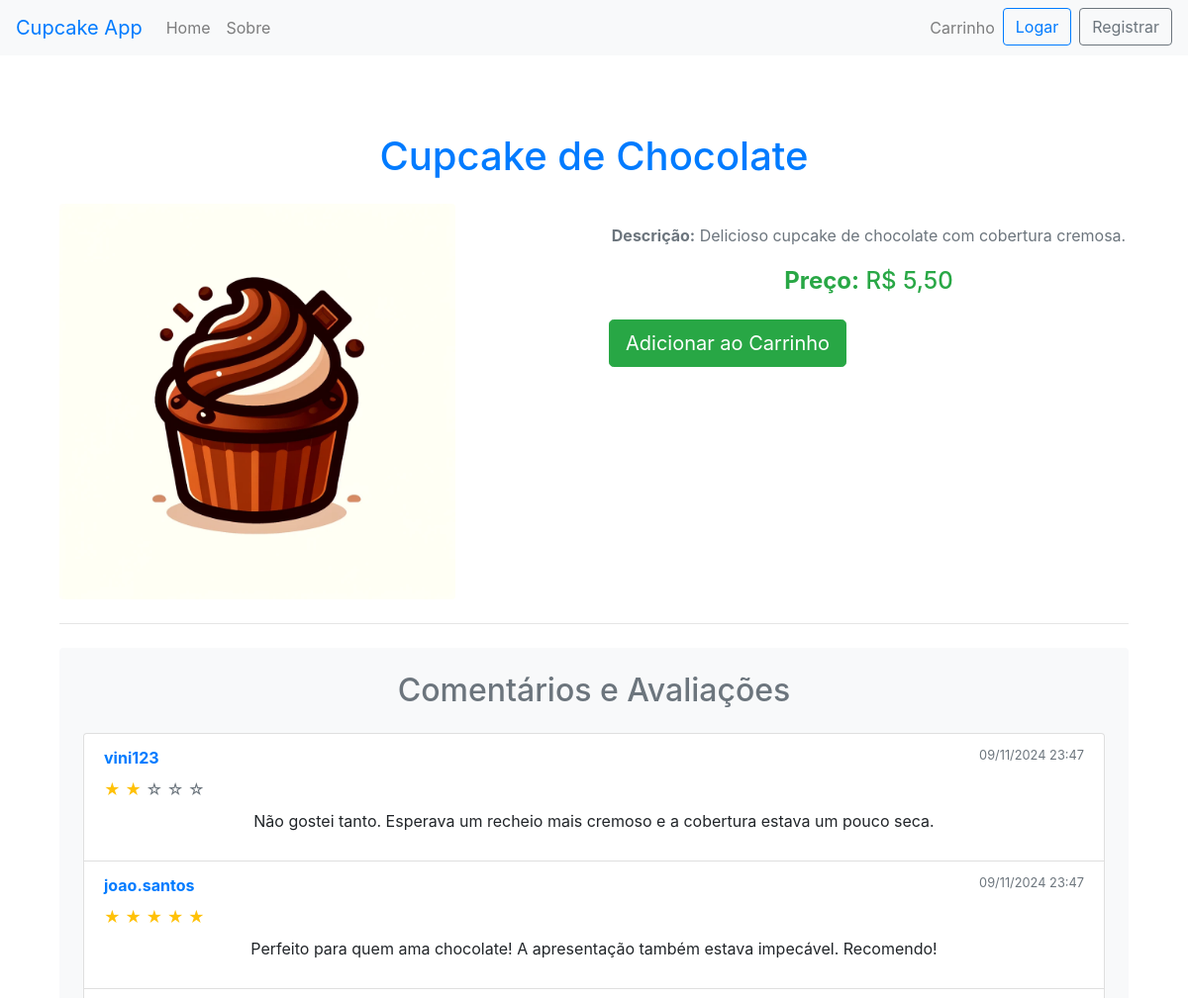
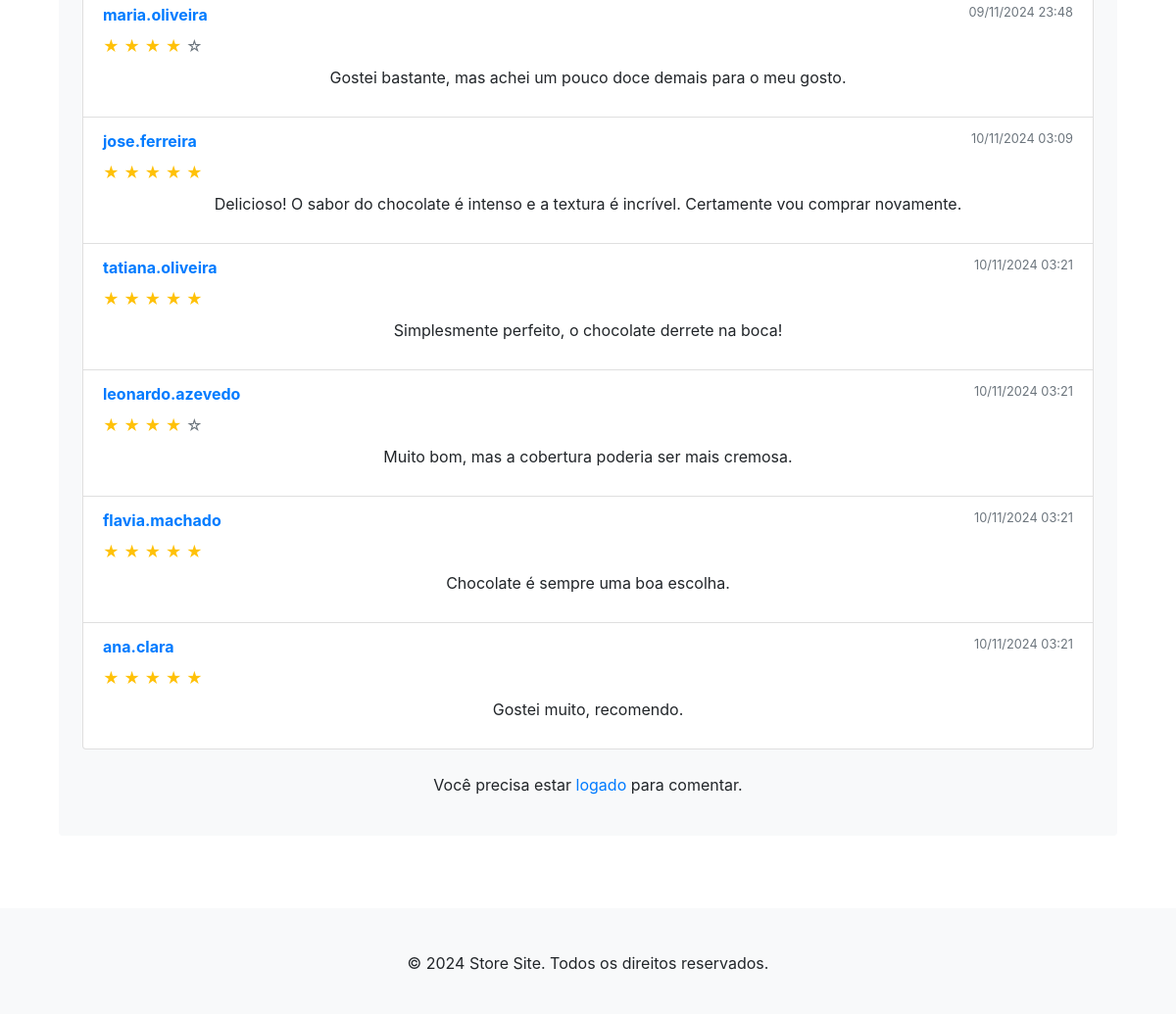
Screenshot of /produto/1/ with the database file from the repository (2 pictures, top to bottom).
### meu_app/models.py (models this page shows, shortened)
class Produto(models.Model):
    titulo = models.CharField(max_length=100)
    descricao = models.TextField()
    preco = models.DecimalField(max_digits=10, decimal_places=2)
    imagem = models.ImageField(upload_to='produtos/', blank=True, null=True)

class Comentario(models.Model):
    produto = models.ForeignKey(Produto, on_delete=models.CASCADE, related_name='comentarios')
    usuario = models.ForeignKey(User, on_delete=models.CASCADE)
    texto = models.TextField()
    nota = models.IntegerField(choices=[(i, i) for i in range(1, 6)], blank=True, null=True)  # Campo de nota
    criado_em = models.DateTimeField(auto_now_add=True)

### meu_app/views.py (the view)
# urls.py: path('produto/<int:produto_id>/', views.produto_detalhes, name='produto_detalhes'),  # Detalhes do produto
def produto_detalhes(request, produto_id):
    produto = get_object_or_404(Produto, id=produto_id)
    comentarios = produto.comentarios.all()
    avaliacoes = produto.avaliacoes.all()
    media_avaliacoes = avaliacoes.aggregate(media=Avg('nota'))['media'] or 0
    if request.method == 'POST':
        if 'comentario_submit' in request.POST:
            comentario_form = ComentarioForm(request.POST)
            if comentario_form.is_valid():
                comentario = comentario_form.save(commit=False)
                comentario.usuario = request.user
                comentario.produto = produto
                comentario.save()
                return redirect('produto_detalhes', produto_id=produto.id)
        elif 'avaliacao_submit' in request.POST:
            avaliacao_form = AvaliacaoForm(request.POST)
            if avaliacao_form.is_valid():
                avaliacao = avaliacao_form.save(commit=False)
                avaliacao.usuario = request.user
                avaliacao.produto = produto
                avaliacao.save()
                return redirect('produto_detalhes', produto_id=produto.id)
    else:
        comentario_form = ComentarioForm()
        avaliacao_form = AvaliacaoForm()
    context = {
        'produto': produto,
        'comentarios': comentarios,
        'media_avaliacoes': media_avaliacoes,
        'comentario_form': comentario_form,
        'avaliacao_form': avaliacao_form,
    }
    return render(request, 'meu_app/produto_detalhes.html', context)

### meu_app/context_processors.py (called while the page is built)
def carrinho_count(request):
    if request.user.is_authenticated:
        carrinho = Carrinho.objects.filter(usuario=request.user).first()
        if carrinho:
            return {'carrinho_count': carrinho.carrinhoproduto_set.aggregate(total=Sum('quantidade'))['total'] or 0}
    return {'carrinho_count': 0}

### meu_app/templates/meu_app/produto_detalhes.html (shortened to what this page needs)
{% extends 'meu_app/base.html' %}
{% block content %}
<div class="container my-4">
    <h1 class="text-center text-primary mb-4">{{ produto.titulo }}</h1>
    <div class="row">
        <div class="col-md-6">
            {% if produto.imagem %}
            <img src="{{ produto.imagem.url }}" alt="{{ produto.titulo }}" class="img-fluid rounded shadow" style="max-height: 400px; object-fit: cover;">
            {% else %}
            <div class="d-flex justify-content-center align-items-center bg-light rounded shadow" style="width: 100%; height: 400px;">
                <p class="text-muted">Sem imagem disponível</p>
            </div>
            {% endif %}
        </div>
        <div class="col-md-6">
            <p class="text-secondary"><strong>Descrição:</strong> {{ produto.descricao }}</p>
            <p class="text-success h4"><strong>Preço:</strong> R$ {{ produto.preco }}</p>
            <button class="btn btn-success btn-lg mt-3 shadow-sm adicionar-carrinho" data-produto-id="{{ produto.id }}">
                Adicionar ao Carrinho
            </button>
        </div>
    </div>
    <hr class="my-4">
    <div class="bg-light p-4 rounded shadow-sm">
        <h2 class="text-center text-secondary mb-4">Comentários e Avaliações</h2>
        {% if comentarios %}
        <ul class="list-group mb-4">
            {% for comentario in comentarios %}
            <li class="list-group-item">
                <div class="d-flex justify-content-between">
                    <strong class="text-primary">{{ comentario.usuario.username }}</strong>
                    <small class="text-muted">{{ comentario.criado_em|date:"d/m/Y H:i" }}</small>
                </div>
                <div class="mt-2">
                    {% for i in "12345"|make_list %}
                        {% if forloop.counter <= comentario.nota %}
                        <span class="text-warning">&#9733;</span>
                        {% else %}
                        <span class="text-muted">&#9734;</span>
                        {% endif %}
                    {% endfor %}
                </div>
                <p class="mt-2">{{ comentario.texto }}</p>
            </li>
            {% endfor %}
        </ul>
        {% else %}
        <p class="text-muted text-center">Nenhum comentário ainda. Seja o primeiro a comentar!</p>
        {% endif %}
        {% if user.is_authenticated %}
        <div class="card mt-4">
            <div class="card-body">
                <h4 class="card-title text-primary">Deixe seu comentário</h4>
                <form method="post" action="{% url 'adicionar_comentario' produto.id %}">
                    {% csrf_token %}
                    <div class="form-group">
                        <label for="comentario-texto">Comentário</label>
                        <textarea name="texto" id="comentario-texto" class="form-control" rows="3" placeholder="Escreva aqui seu comentário" required></textarea>
                    </div>
                    <div class="form-group">
                        <label for="nota">Avaliação</label>
                        <select name="nota" id="nota" class="form-control" required>
                            <option value="">Escolha uma nota</option>
                            {% for i in "12345"|make_list %}
                            <option value="{{ i }}">{{ i }} Estrela{{ i|pluralize }}</option>
                            {% endfor %}
                        </select>
                    </div>
                    <button type="submit" class="btn btn-primary btn-block shadow-sm">Enviar</button>
                </form>
            </div>
        </div>
        {% else %}
        <p class="text-center mt-4">Você precisa estar <a href="{% url 'login' %}" class="text-primary">logado</a> para comentar.</p>
        {% endif %}
    </div>
</div>
{% endblock %}

### store_site/static/css/style.css (style rules this page uses)
.container { margin: 20px auto; padding: 15px; }
button { font-size: 14px; padding: 5px 10px; }
p { text-align: center; margin-top: 20px; }

### rows the page displays
Produto: titulo "Cupcake de Chocolate", imagem (picture), descricao "Delicioso cupcake de chocolate com cobertura cremosa.", preco "5,50"
Comentario: usuario.username "vini123", criado_em "09/11/2024 23:47", nota 2 (drawn), texto "Não gostei tanto. Esperava um recheio mais cremoso e a cobertura estava um pouco seca."
Comentario: usuario.username "joao.santos", criado_em "09/11/2024 23:47", nota 5 (drawn), texto "Perfeito para quem ama chocolate! A apresentação também estava impecável. Recomendo!"
Comentario: usuario.username "maria.oliveira", criado_em "09/11/2024 23:48", nota 4 (drawn), texto "Gostei bastante, mas achei um pouco doce demais para o meu gosto."
Comentario: usuario.username "jose.ferreira", criado_em "10/11/2024 03:09", nota 5 (drawn), texto "Delicioso! O sabor do chocolate é intenso e a textura é incrível. Certamente vou comprar novamente."
Comentario: usuario.username "tatiana.oliveira", criado_em "10/11/2024 03:21", nota 5 (drawn), texto "Simplesmente perfeito, o chocolate derrete na boca!"
Comentario: usuario.username "leonardo.azevedo", criado_em "10/11/2024 03:21", nota 4 (drawn), texto "Muito bom, mas a cobertura poderia ser mais cremosa."
Comentario: usuario.username "flavia.machado", criado_em "10/11/2024 03:21", nota 5 (drawn), texto "Chocolate é sempre uma boa escolha."
Comentario: usuario.username "ana.clara", criado_em "10/11/2024 03:21", nota 5 (drawn), texto "Gostei muito, recomendo."
